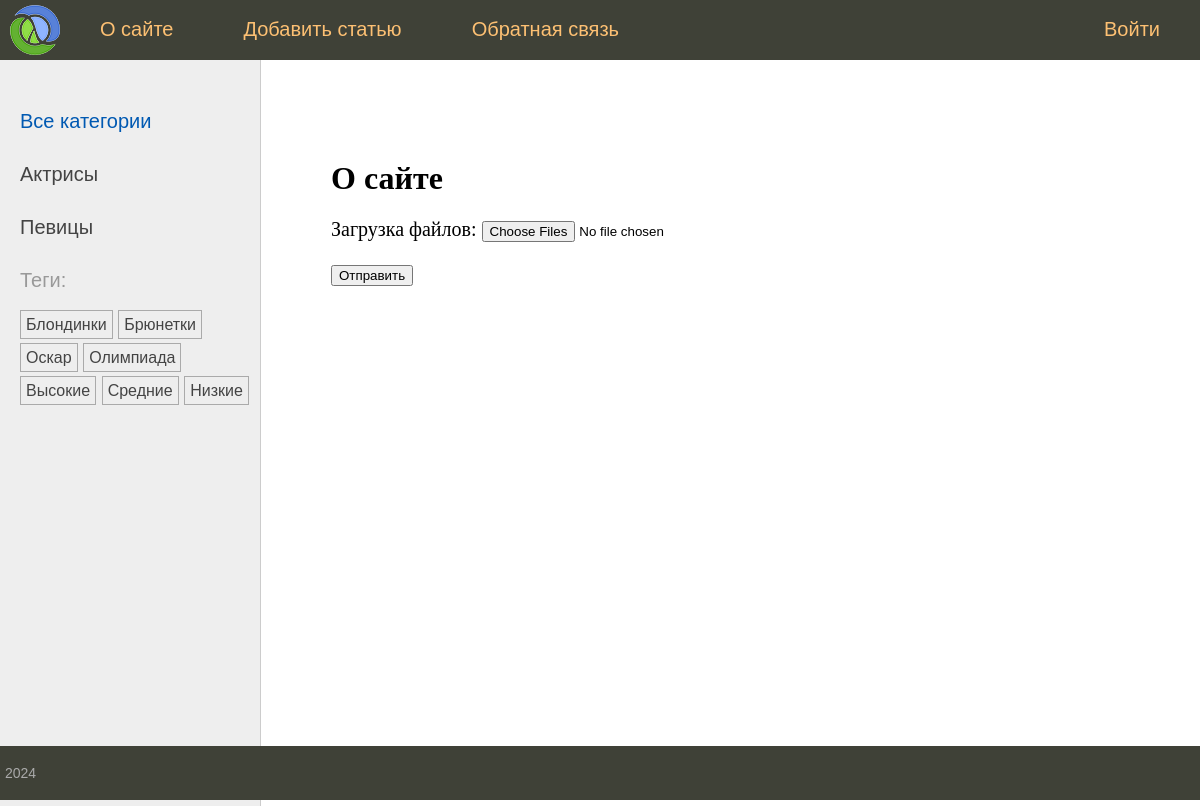
The page /about/ on the database its author committed.
### women/models.py (models this page shows, shortened)
class Category(models.Model):
    name = models.CharField(max_length=100, db_index=True, verbose_name="Категория")
    slug = models.SlugField(max_length=255, unique=True, db_index=True)
    def get_absolute_url(self):
        return reverse('category', kwargs={'cat_slug': self.slug})

class TagPost(models.Model):
    tag = models.CharField(max_length=100, db_index=True)
    slug = models.SlugField(max_length=255, unique=True, db_index=True)
    def get_absolute_url(self):
        return reverse('tag', kwargs={'tag_slug': self.slug})

### women/views.py (the view)
# urls.py: path('about/', views.about, name='about'),
def about(request, form=None):
    if request.method == 'POST':
        form = UploadFileForm(request.POST, request.FILES)
        for uploaded_file in request.FILES.getlist('files'):
            handle_uploaded_file(uploaded_file)#UploadedFile.objects.create(file=uploaded_file)
        return redirect('home')
    else:
        form = UploadFileForm()
    return render(request, 'women/about.html', {'title': 'О сайте', 'menu': menu, 'form': form})

### women/forms.py
class UploadFileForm(forms.Form):
    files = MultipleFileField(label='Загрузка файлов')

### women/templatetags/women_tags.py (called while the page is built)
@register.inclusion_tag('women/list_categories.html')
def show_categories(cat_selected_id=0):
    cats = Category.objects.all()
    return {'cats': cats, 'cat_selected': cat_selected_id}

@register.inclusion_tag('women/list_tags.html')
def show_all_tags():
    return {"tags": TagPost.objects.all()}

### women/templates/women/about.html (shortened to what this page needs)
{% extends 'base.html' %}
{% block content %}
<h1>{{title}}</h1>
<form action="" method="post" enctype="multipart/form-data">
    {{ form.as_div }}
    <p><button type="submit">Отправить</button></p>
</form>
{% endblock %}

### women/templates/women/list_categories.html
{% for cat in cats %}
{% if cat.id == cat_selected %}
<li class="selected">{{cat.name}}</li>
{% else %}
<li><a href="{{ cat.get_absolute_url }}">{{cat.name}}</a></li>
{% endif %}
{% endfor %}

### women/templates/women/list_tags.html
{% if tags %}
    Теги:</p>
    <ul class="tags-list">
        {% for t in tags %}
        <li><a href="{{t.get_absolute_url}}">{{t.tag}}</a></li>
        {% endfor %}
    </ul>
{% endif %}

### rows shown on the page
Category: name "Актрисы"
Category: name "Певицы"
TagPost: tag "Блондинки"
TagPost: tag "Брюнетки"
TagPost: tag "Оскар"
TagPost: tag "Олимпиада"
TagPost: tag "Высокие"
TagPost: tag "Средние"
TagPost: tag "Низкие"

### other values the page prints
{{ m.title }} "О сайте" "Добавить статью" "Обратная связь" "Войти"
{{ title }} "О сайте"
